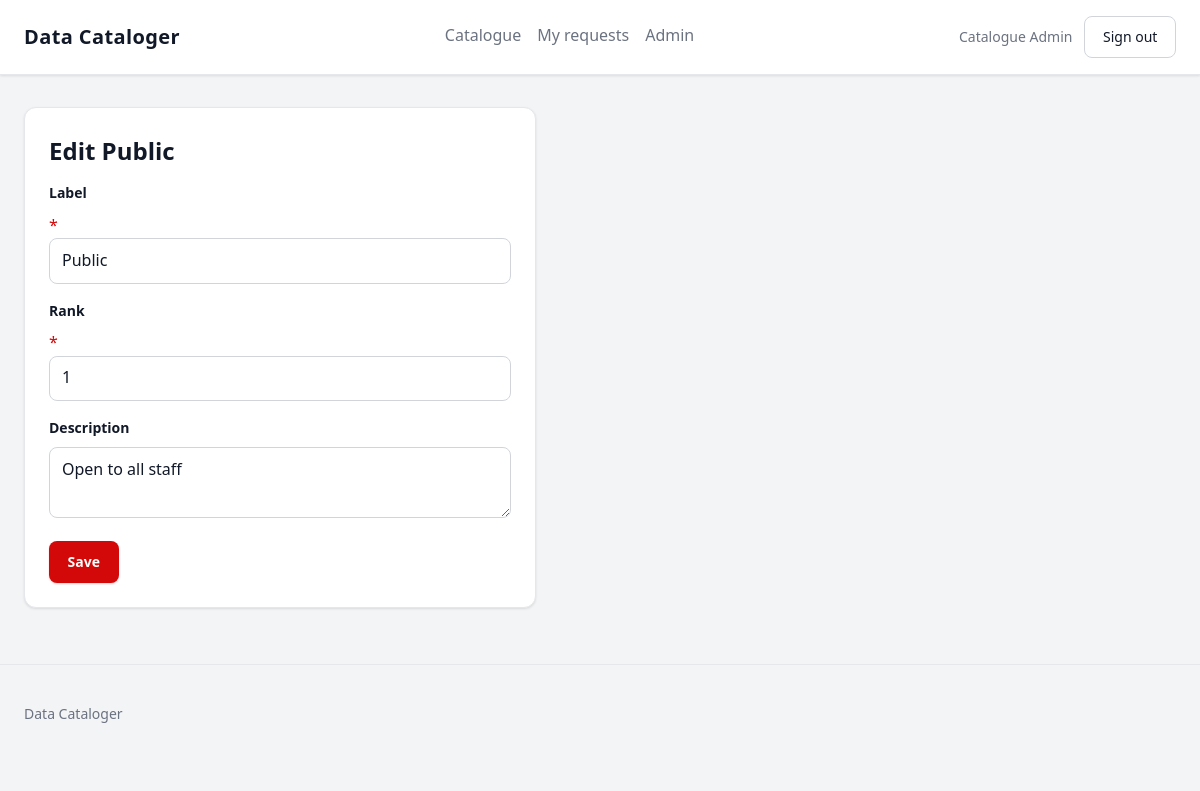
The app's page /admin/classifications/1/edit (signed in) with its own data.
### app/models/user.py (models this page shows, shortened)
class User(UserMixin, db.Model):
    __tablename__ = "users"
    id = db.Column(db.Uuid, primary_key=True, default=uuid.uuid4)
    email = db.Column(db.String(255), unique=True, nullable=False)
    full_name = db.Column(db.String(255), nullable=False)
    password_hash = db.Column(db.Text, nullable=False)
    role = db.Column(db.Enum(UserRole, name="user_role"), nullable=False, default=UserRole.viewer)
    is_active = db.Column(db.Boolean, nullable=False, default=True)
    created_at = db.Column(
        db.DateTime(timezone=True), nullable=False, default=lambda: datetime.now(timezone.utc)
    )

### app/models/classification.py (models this page shows)
class Classification(db.Model):
    __tablename__ = "classifications"
    id = db.Column(db.Integer, primary_key=True)
    label = db.Column(db.String(100), unique=True, nullable=False)
    rank = db.Column(db.Integer, unique=True, nullable=False)
    description = db.Column(db.Text)

### app/admin/routes.py (the view, shortened to what this page needs)
@admin_bp.route("/classifications/<int:item_id>/edit", methods=["GET", "POST"])
@role_required(UserRole.admin)
def classification_edit(item_id: int):
    row = db.session.get(Classification, item_id)
    if row is None:
        abort(404)
    form = ClassificationForm(obj=row)
    return render_template(
        "admin/classifications/form.html",
        title=f"Edit {row.label}",
        form=form,
        item=row,
    )

### app/admin/forms.py
class ClassificationForm(LookupForm):
    rank = IntegerField("Rank", validators=[DataRequired(), NumberRange(min=1)])

### app/templates/admin/classifications/form.html (shortened to what this page needs)
{% extends 'base.html' %}
{% from 'macros.html' import render_field %}
{% block content %}
<section class="card narrow">
  <h1>{{ title }}</h1>
  <form method="post" novalidate>
    {{ render_field(form.label, required=true) }}
    {{ render_field(form.rank, required=true) }}
    {{ render_field(form.description) }}
    <button type="submit" class="btn btn-primary">{{ form.submit.label.text }}</button>
  </form>
</section>
{% endblock %}

### app/templates/base.html (shortened to what this page needs)
<!doctype html>
<html lang="en">
<head>
  <link rel="stylesheet" href="{{ url_for('static', filename='css/main.css') }}">
</head>
<body>
  <header class="site-header">
    <div class="container header-inner">
      <a class="brand" href="{{ url_for('index') }}">Data Cataloger</a>
      {% if current_user.is_authenticated %}
      <nav class="site-nav" aria-label="Primary">
        <a href="{{ url_for('catalogue.list_datasets') }}">Catalogue</a>
        <a href="{{ url_for('catalogue.my_requests') }}">My requests</a>
        {% if current_user.role.value == 'admin' %}
        <a href="{{ url_for('admin.dashboard') }}">Admin</a>
        {% endif %}
      </nav>
      <div class="session">
        <span class="session-user">{{ current_user.full_name }}</span>
        <form method="post" action="{{ url_for('auth.logout') }}" class="inline-form">
          <button type="submit" class="btn btn-secondary">Sign out</button>
        </form>
      </div>
      {% endif %}
    </div>
  </header>
  <main id="main-content" class="container main-content">
    {% block content %}{% endblock %}
  </main>
  <footer class="site-footer">
    <div class="container">
      <p>Data Cataloger</p>
    </div>
  </footer>
</body>
</html>

### app/templates/macros.html (shortened to what this page needs)
{% macro render_field(field, required=false) %}
  <div class="form-field{% if field.errors %} form-field-error{% endif %}">
    {{ field.label(class='form-label') }}
    {% if required %}<span class="required-mark" aria-hidden="true">*</span>{% endif %}
    {{ field(class='form-control', aria_describedby=field.id ~ '-error') }}
  </div>
{% endmacro %}

### app/static/css/main.css (style rules this page uses)
:root { --color-bg: #f3f4f6; --color-surface: #ffffff; --color-text: #111827; --color-muted: #6b7280; --color-border: #e5e7eb; --color-border-strong: #d1d5db; --color-accent: #d30909; --color-accent-hover: #a80707; --color-success: #16a34a; --color-error: #d30909; --space-1: 0.25rem; --space-2: 0.5rem; --space-3: 0.75rem; --space-4: 1rem; --space-5: 1.5rem; --space-6: 2rem; --radius: 0.5rem; --radius-lg: 0.75rem; --max-width: 72rem; --font: system-ui, -apple-system, "Segoe UI", Roboto, sans-serif; --text-sm: 0.875rem; --text-base: 1rem; --text-lg: 1.25rem; --text-xl: 1.5rem; --shadow-sm: 0 1px 3px rgba(0, 0, 0, 0.07), 0 1px 2px rgba(0, 0, 0, 0.04); --shadow-md: 0 4px 12px rgba(0, 0, 0, 0.08), 0 2px 4px rgba(0, 0, 0, 0.04); --transition: 150ms ease; }
* { box-sizing: border-box; }
body { margin: 0; font-family: var(--font); font-size: var(--text-base); line-height: 1.6; color: var(--color-text); background: var(--color-bg); }
a { color: var(--color-accent); transition: color var(--transition); }
.container { width: min(100% - 2rem, var(--max-width)); margin-inline: auto; }
.site-header { background: var(--color-surface); border-bottom: 1px solid var(--color-border); box-shadow: var(--shadow-sm); position: sticky; top: 0; z-index: 100; }
.header-inner { display: flex; flex-wrap: wrap; gap: var(--space-3); align-items: center; justify-content: space-between; padding: var(--space-4) 0; }
.brand { font-weight: 700; font-size: var(--text-lg); text-decoration: none; color: var(--color-text); letter-spacing: 0.02em; transition: color var(--transition); }
.site-nav { display: flex; gap: var(--space-4); flex-wrap: wrap; }
.site-nav a { text-decoration: none; color: var(--color-muted); font-weight: 500; padding: var(--space-1) 0; border-bottom: 2px solid transparent; transition: color var(--transition), border-color var(--transition); }
.session { display: flex; gap: var(--space-3); align-items: center; flex-wrap: wrap; }
.session-user { color: var(--color-muted); font-size: var(--text-sm); font-weight: 500; }
.main-content { padding: var(--space-6) 0; }
.site-footer { border-top: 1px solid var(--color-border); padding: var(--space-5) 0; color: var(--color-muted); font-size: var(--text-sm); }
.card { background: var(--color-surface); border: 1px solid var(--color-border); border-radius: var(--radius-lg); padding: var(--space-5); margin-bottom: var(--space-5); box-shadow: var(--shadow-sm); }
.card.narrow { max-width: 32rem; }
h1 { font-size: var(--text-xl); margin: 0 0 var(--space-3); font-weight: 700; }
.btn { display: inline-flex; align-items: center; gap: var(--space-2); border: 1px solid transparent; border-radius: var(--radius); padding: 0.55rem 1.1rem; font: inherit; font-size: var(--text-sm); font-weight: 500; cursor: pointer; text-decoration: none; transition: background var(--transition), color var(--transition), box-shadow var(--transition), border-color var(--transition); white-space: nowrap; }
.btn-primary { background: var(--color-accent); color: var(--color-surface); font-weight: 600; box-shadow: 0 1px 2px rgba(211, 9, 9, 0.2); }
.btn-secondary { background: var(--color-surface); border-color: var(--color-border-strong); color: var(--color-text); }
.inline-form { display: inline; }
.form-field { margin-bottom: var(--space-4); }
.form-label { display: block; font-weight: 600; font-size: var(--text-sm); margin-bottom: var(--space-2); color: var(--color-text); }
.form-control { width: 100%; padding: 0.55rem 0.75rem; border: 1px solid var(--color-border-strong); border-radius: var(--radius); font: inherit; font-size: var(--text-base); background: var(--color-surface); color: var(--color-text); transition: border-color var(--transition), box-shadow var(--transition); }
.form-control::placeholder { color: var(--color-muted); }
.required-mark { color: var(--color-error); }

### records on screen
User: full_name "Catalogue Admin"
Classification: label "Public", rank "1", description "Open to all staff"

### other values on screen
{{ title }} "Edit Public"
{{ field.label(class='form-label') }} "Label Rank Description"
